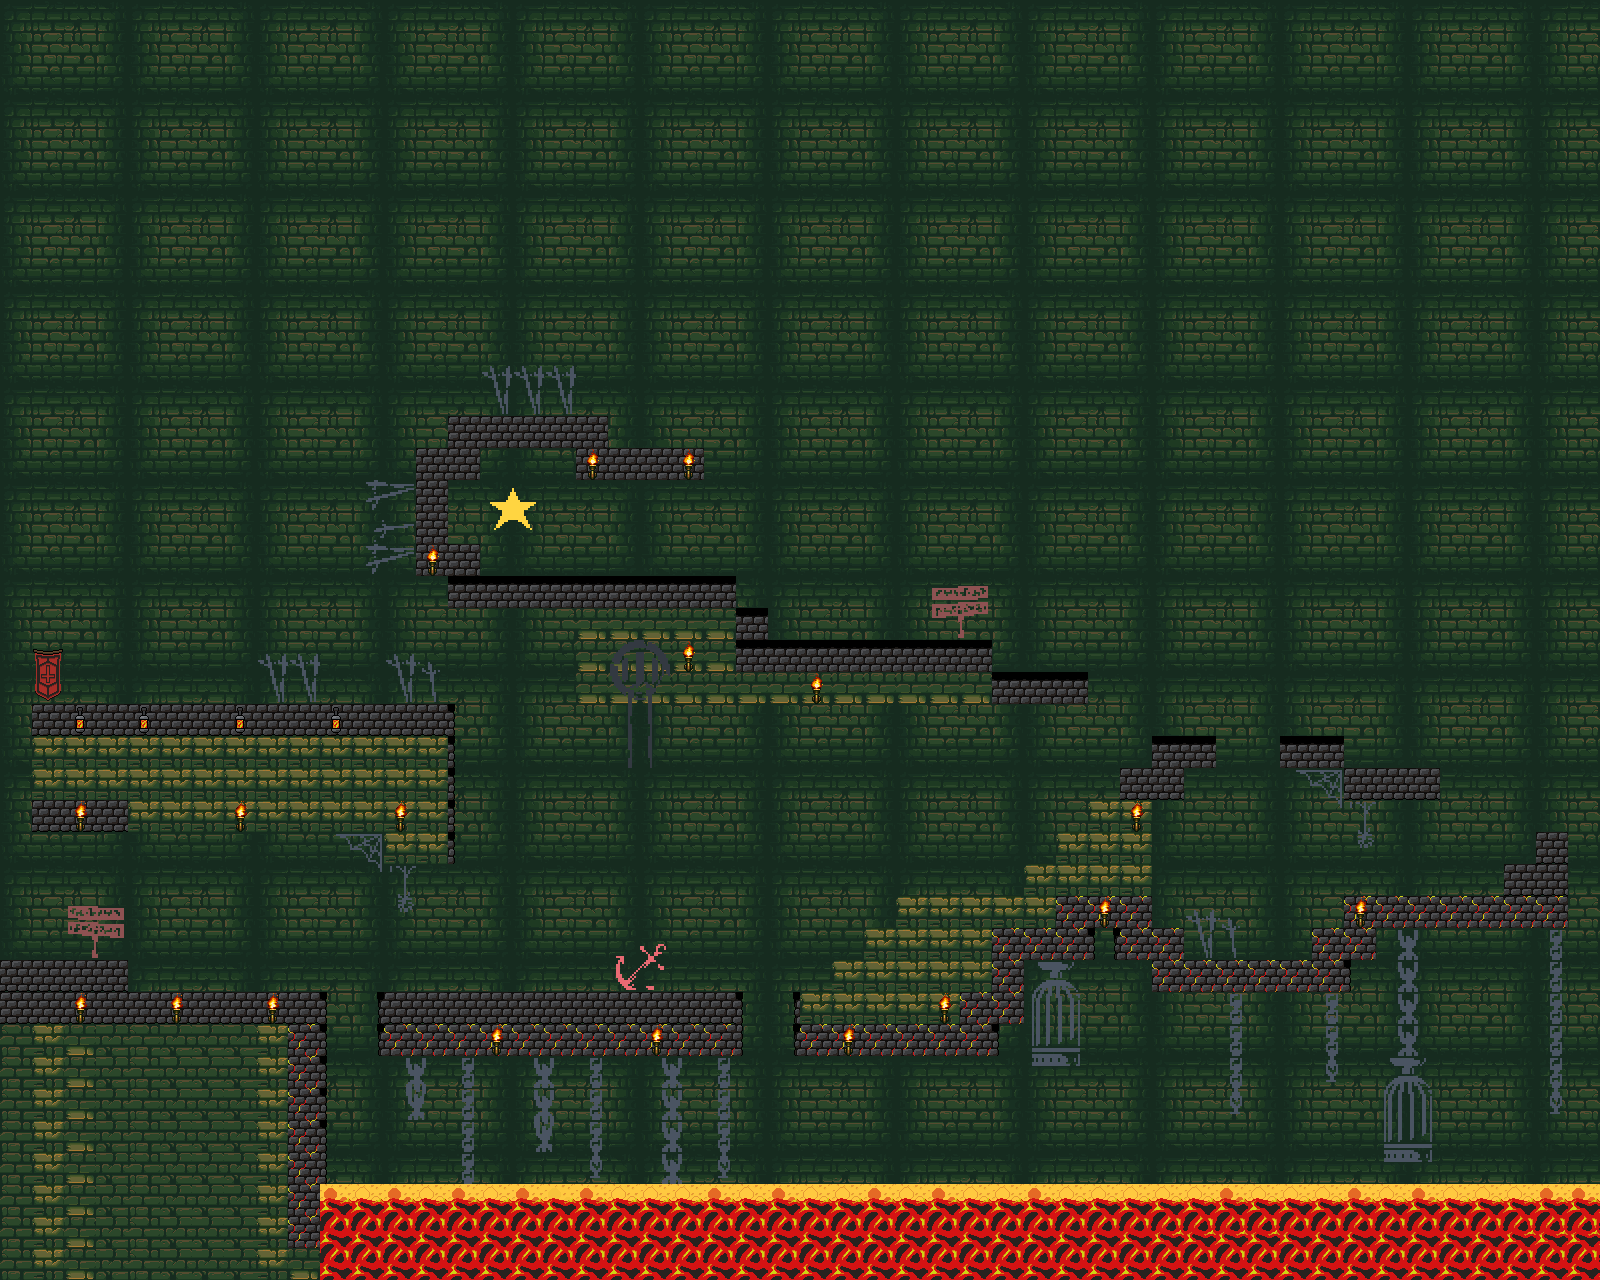

Tiled map render using the project's own tile images. Description and the map definition, with tile-layer contents summarised, below:
An orthogonal 50x40 tile map with 32x32 px tiles, 3 tile layers (Capa de patrones 1, piso, obj), 4 tilesets.

<map version="1.10" tiledversion="1.11.2" orientation="orthogonal" renderorder="right-down" width="50" height="40" tilewidth="32" tileheight="32" infinite="0" nextlayerid="7" nextobjectid="1">
 <properties>
  <property name="musica" type="file" value="musica_nivel1.wav" />
 </properties>
 <tileset firstgid="1" source="tileset.tsx" />
 <tileset firstgid="21" source="clean tiles reloaded TRANSPARENT.tsx" />
 <tileset firstgid="4777" source="LavaDungeonTileset.tsx" />
 <tileset firstgid="5065" source="../n22/Inside A1.tsx" />
 <layer id="1" name="Capa de patrones 1" width="50" height="40">
  <data>[2000 cells, 2000 non-empty, 16 distinct tile ids]</data>
 </layer>
 <layer id="2" name="piso" width="50" height="40">
  <data>[2000 cells, 415 non-empty, 12 distinct tile ids]</data>
 </layer>
 <layer id="4" name="obj" width="50" height="40">
  <data>[2000 cells, 215 non-empty, 54 distinct tile ids]</data>
 </layer>
</map>
